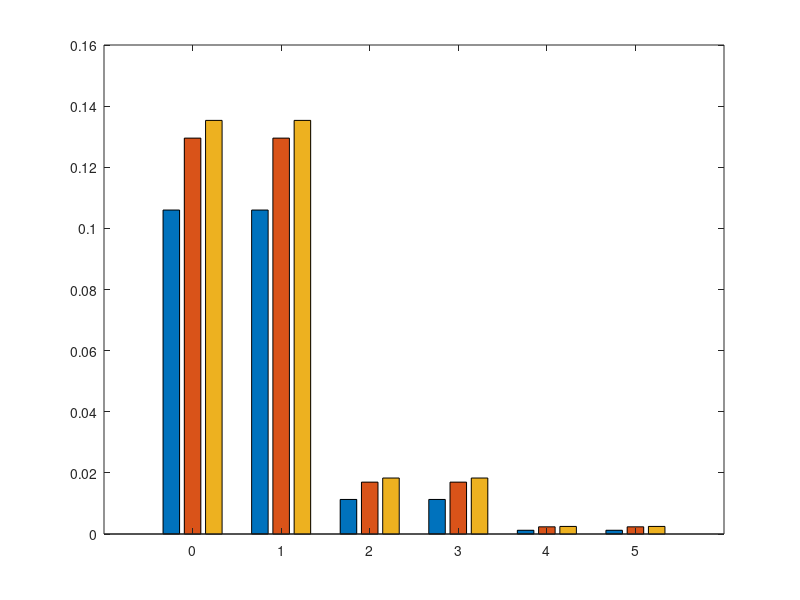

The MATLAB script that drew this image: (Note: this script raises an error after producing the figure.)
% Comet Geometry: Extreme First-Passage Survival Probability
% Visualizing Theorem 1 with Grouped Bar Charts
% -------------------------------------------------------------
clear; clc; close all;

% --- Parameters ---
hub_degrees = [5 30];  % Different hub complexities
tail_length = 10;       % Distance the particle must travel unidirectionally
lambda = 2.0;           % Fixed scaling parameter lambda = N * p_d
num_sims = 100000;      % Number of single walkers to sample S(t)

max_k = 5;             % Max delay steps to visualize
k_vals = 0:max_k;

% Matrix to hold the bar chart data: rows = k values, cols = [sim_d5, sim_d30, Theory]
bar_data = zeros(length(k_vals), 3);

% --- Simulation & Theory Loop ---
for i = 1:length(hub_degrees)
    D = hub_degrees(i);
    
    % 1. Simulate single walkers (Corrected to Unidirectional Tail)
    hitting_times = zeros(num_sims, 1);
    for s = 1:num_sims
        hub_steps = 0;
        in_tail = false;
        
        while ~in_tail
            if rand() < (1/D)
                in_tail = true;
                hub_steps = hub_steps + 1; % 1 step to enter the tail
            else
                hub_steps = hub_steps + 2; % 1 step to spoke, 1 step back to hub
            end
        end
        % Total time is time spent in hub + strict unidirectional travel in tail
        hitting_times(s) = hub_steps + (tail_length - 1); 
    end
    
    % Minimum possible steps (shortest path)
    min_dist = tail_length; 
    
    % 2. Calculate single-walker arrival probability along shortest path (p_d)
    p_d = sum(hitting_times == min_dist) / num_sims;
    
    % 3. Set Ensemble Size N to keep lambda constant
    N = round(lambda / p_d);
    
    % 4. Calculate empirical P(T_N > d+k)
    for idx = 1:length(k_vals)
        k = k_vals(idx);
        S_t = sum(hitting_times > (min_dist + k)) / num_sims;
        bar_data(idx, i) = S_t^N; % Store in column 1 (d=5) or 2 (d=30)
    end
end

% --- Calculate Exact Theoretical Limit ---
% For the Comet graph, delays k only occur in even increments (2 steps per spoke visit).
% Let k = 2m. The theoretical F(k) for the Comet trap evaluates to D*(1 - (1-1/D)^(m+1)).
% We use the infinite D limit of this geometric scaling for the pure theory curve.
for idx = 1:length(k_vals)
    k = k_vals(idx);
    if mod(k, 2) ~= 0
        % Odd delays are impossible in this bipartite hub geometry, survival prob remains flat
        bar_data(idx, 3) = bar_data(idx-1, 3); 
    else
        m = k / 2;
        % Asymptotic F(k) for the injection trap
        F_k = m + 1; 
        bar_data(idx, 3) = exp(-lambda * F_k); % Store in column 3 (Theory)
    end
end

% --- Plotting the Grouped Bar Chart ---
figure('Color', 'w', 'Position', [100, 100, 800, 500]);

% Create grouped bars
b = bar(k_vals, bar_data, 'grouped', 'EdgeColor', 'k', 'LineWidth', 0.7);

% Style the bars
b(1).FaceColor = '#0072BD'; % Blue for d=5
b(2).FaceColor = '#D95319'; % Orange for d=30
b(3).FaceColor = '#EDB120'; % Yellow for Theory

% --- Formatting ---
title('Invariance of Extreme First-Passage Distributions (Comet Graph)');
xlabel('Delay steps beyond shortest path ($k$)', 'Interpreter', 'latex');
ylabel('Survival Probability $\mathbb{P}(T_N > d+k)$', 'Interpreter', 'latex');
legend({'Simulation ($d=5$)', 'Simulation ($d=30$)', 'Theoretical Limit'}, ...
       'Location', 'northeast', 'Interpreter', 'latex');
grid on;
set(gca, 'FontSize', 12);
xlim([-1, max_k+1]);
ylim([0, max(b)]);
